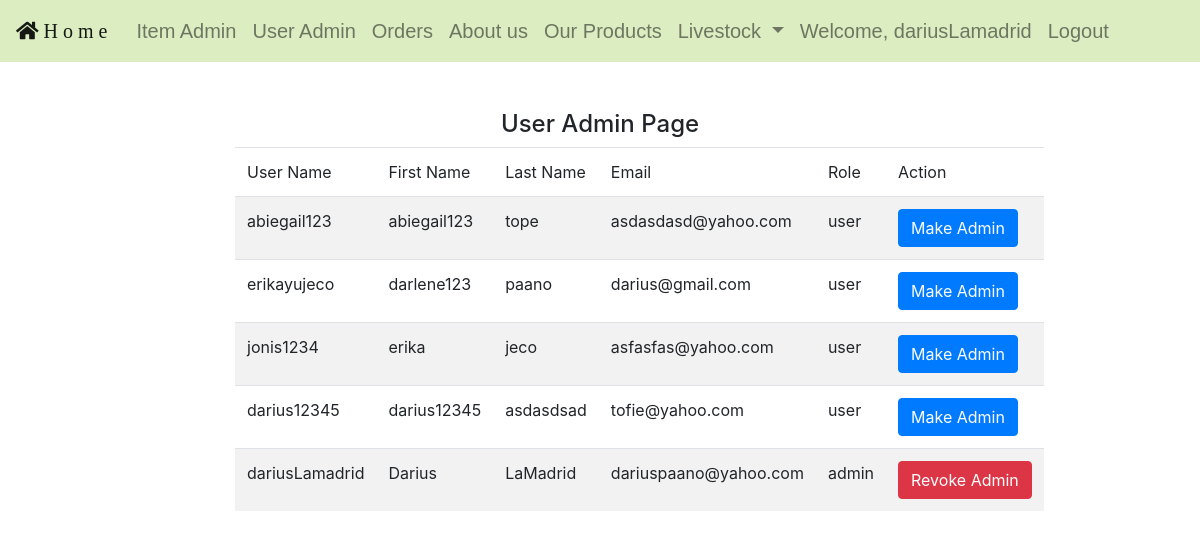
Page /views/users.php (signed in) on the committed database.
### tables this page shows
CREATE TABLE `users` (
  `id` int(11) NOT NULL AUTO_INCREMENT,
  `username` varchar(255) NOT NULL,
  `password` varchar(255) NOT NULL,
  `email` varchar(255) NOT NULL,
  `first_name` varchar(255) NOT NULL,
  `last_name` varchar(255) NOT NULL,
  `home_address` varchar(255) NOT NULL,
  `role_id` int(11) NOT NULL,
  PRIMARY KEY (`id`),
  UNIQUE KEY `username` (`username`),
  UNIQUE KEY `email` (`email`),
  KEY `Darius_How` (`role_id`),
  CONSTRAINT `Darius_How` FOREIGN KEY (`role_id`) REFERENCES `roles` (`id`) ON UPDATE CASCADE
);

CREATE TABLE `roles` (
  `id` int(11) NOT NULL AUTO_INCREMENT,
  `name` varchar(255) DEFAULT NULL,
  PRIMARY KEY (`id`)
);

### views/users.php (the view, shortened to what this page needs)
<?php
	require_once("../partials/start_body.php");
require_once("../partials/navbar.php");
 ?>
 <div class="container">
 	<div class="row text-center justify-content-center mt-5">
 		<h4 class="text-center">User Admin Page</h4>
 	</div>
 	<div class="row">
 		<div class="col-lg-8 offset-lg-2">
 			<table class="table table-striped">
 				<thead>
 					<tr>
 						<td>User Name</td>
 						<td>First Name</td>
 						<td>Last Name</td>
 						<td>Email</td>
 						<td>Role</td>
 						<td>Action</td>
 					</tr>
 				</thead>
 				<tbody>
 					<?php require_once("../controllers/connect.php"); ?>
 					<?php
 						$get_user_details_query = "SELECT u.id, u.first_name, u.last_name, u.username, u.email, r.name AS role FROM users u JOIN roles r ON (r.id = u.role_id)";
 						$user_details = mysqli_query($conn, $get_user_details_query);
 						foreach($user_details as $indiv_user){ ?>
 						<tr>
 							<td><?php echo $indiv_user['username']; ?></td>
 							<td><?php echo $indiv_user['first_name']; ?></td>
 							<td><?php echo $indiv_user['last_name']; ?></td>
 							<td><?php echo $indiv_user['email']; ?></td>
 							<td><?php echo $indiv_user['role']; ?></td>
 							<td>
 								<?php
 									$id = $indiv_user['id'];
 									if ($indiv_user['role'] == "admin") {
 								?>
 								<a href="../controllers/grant_admin.php?id=<?php echo $id;?>" class="btn btn-danger">Revoke Admin</a>
 								<?php } else { ?>
 								<a href="../controllers/grant_admin.php?id=<?php echo $id;?>" class="btn btn-primary">Make Admin</a>
 								<?php } ?>
 							</td>
 						</tr>
 				<?php } ?>
 				</tbody>
 			</table>
 		</div>
 	</div>
 </div>

### views/style.css (style rules this page uses)
body { overflow-x: hidden; }

### rows in the picture
users: username "abiegail123", first_name "abiegail123", last_name "tope", email "asdasdasd@yahoo.com", role.name "user"
users: username "erikayujeco", first_name "darlene123", last_name "paano", email "darius@gmail.com", role.name "user"
users: username "jonis1234", first_name "erika", last_name "jeco", email "asfasfas@yahoo.com", role.name "user"
users: username "darius12345", first_name "darius12345", last_name "asdasdsad", email "tofie@yahoo.com", role.name "user"
users: username "dariusLamadrid", first_name "Darius", last_name "LaMadrid", email "dariuspaano@yahoo.com", role.name "admin"

### other values in the picture
$_SESSION["user"]["username"] "dariusLamadrid"
